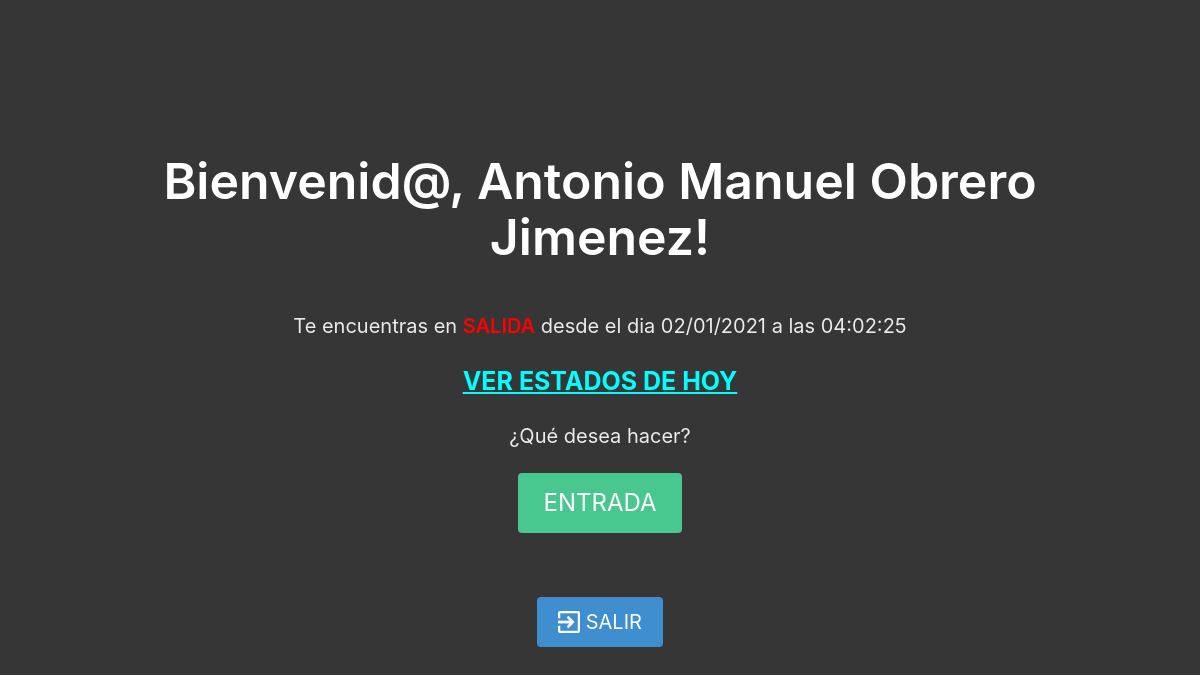
The page /profile (signed in) on the database its author committed.
### main.py (models this page shows)
class User(UserMixin, db.Model):
    id = db.Column(db.Integer, primary_key=True)
    email = db.Column(db.String(100), unique=True)
    password = db.Column(db.String(100))
    name = db.Column(db.String(1000))
    is_admin = db.Column(db.Boolean, default=False)

class Action(db.Model):
    id = db.Column(db.Integer, primary_key=True)
    status = db.Column(db.String(100))
    date = db.Column(db.DateTime, nullable=False, default=datetime.now)
    user = db.Column(db.String(1000), nullable=False)

### main.py (the view)
@app.route('/profile')
@login_required
def profile():
    now = datetime.now()
    users = User.query.all()
    registers = Action.query.all()
    status_now = Action.query.filter_by(user=current_user.name).order_by(Action.id.desc()).first()
    return render_template("profile.html", user=current_user, status_now=status_now, registers=registers, users=users, now=now)

### main.py (called while the page is built)
@login_manager.user_loader
def load_user(user_id):
    return User.query.get(int(user_id))

### templates/profile.html (shortened to what this page needs)
{% extends "base.html" %}
{% block content %}
  {%if not current_user.is_admin%}
    <h1 class="title has-text-center">
      Bienvenid@, {{current_user.name}}!
    </h1><br>
    <h2 class="subtitle">Te encuentras en
        {% if status_now.status == 'SALIDA'%}
        <strong><span style="color:red">{{status_now.status}}</span></strong>
        {%endif%}
       desde el dia {{status_now.date.strftime('%d/%m/%Y')}} a las {{status_now.date.strftime('%H:%M:%S')}}</h2>
    <h2><strong style="color:cyan; font-size:25px; text-decoration:underline;"> <a href="{{url_for("action_profile")}}">VER ESTADOS DE HOY</a></strong></h2><br>
    <h1 class="subtitle">¿Qué desea hacer?</h1>
    <div class="columns">
      <div class="column">
          <form method="POST" action="/logout">
            {% if status_now.status == 'SALIDA'%}
              <input type="submit" class="button is-success is-large" value="ENTRADA" name="entrada">
            {% endif%}
          </form>
      </div>
    </div>
    <a class="button is-info is-medium exit" href="{{url_for('logout')}}"><img src="{{url_for('static', filename="exit.png")}}" width="22px">&nbsp;SALIR</a>
  {%endif%}
{% endblock %}

### static/styles.css (style rules this page uses)
.hero.is-dark .title { font-size: 50px; }
.exit { margin-top: 40px; }

### rows shown on the page
User: name "Antonio Manuel Obrero Jimenez"
Action: status "SALIDA", date "02/01/2021", date "04:02:25"
